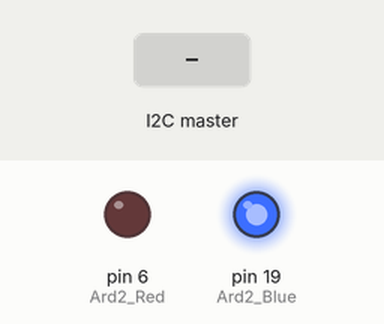
Simulated run of this sketch. Board: Arduino Uno, built with avr-gcc and run on an emulated ATmega328P. On the bench: output pins drawn as LEDs (lit = HIGH). Inputs (shaded band) come from the test bench.

Above: at 1.2 s.
1.3 s: the I2C master sends the byte 1
At 2.5 s:
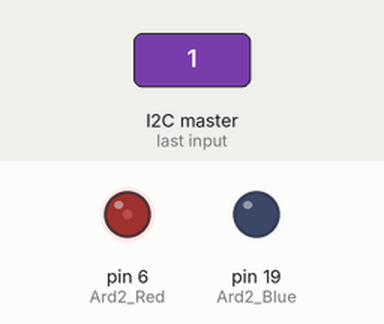
2.8 s: the I2C master sends the byte 0
At 3.6 s:
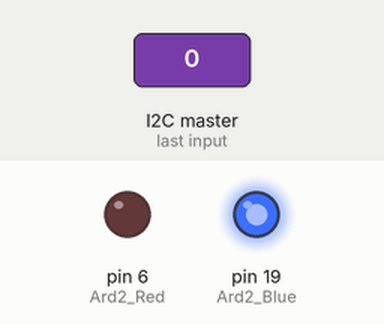
Timing chart, 0 to 5.8 s (numbered marks = the images above; inputs shaded):
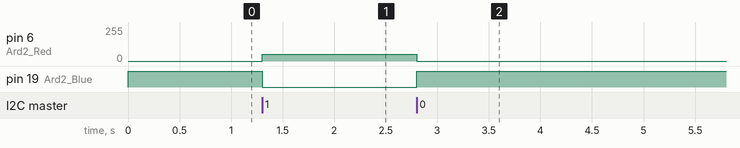

Measured:
- after the input at 1.3 s, pin 6 (Ard2_Red): 0/255 → 50/255 at once; pin 19 (Ard2_Blue): HIGH → LOW at once
- after the input at 2.8 s, pin 6 (Ard2_Red): 50/255 → 0/255 at once; pin 19 (Ard2_Blue): LOW → HIGH at once

The sketch:

I2C_Secondary.ino
````cpp
#include <Wire.h>

#define SLAVE_ADDRESS 0x04 // This is the address of this Arduino
int myVariable = 2; // The variable to send to the master

const int bright01 = 10;
const int bright02 = 130;
const int Ard2_Blue = 19;
const int Ard2_Red = 6;
const int glow01_on = 10;
const int glow01_off = 10;


const int flash_01 = 2;
const int led_off = 5;

const int flash_rate = 30;


void setup() {
  // put your setup code here, to run once:

Serial.begin(9600);
Wire.begin(SLAVE_ADDRESS); // join i2c bus as slave with address 0x04
Wire.onReceive(receiveEvent); // When data is received, call function receiveEvent
Wire.onRequest(requestEvent); // Register the requestEvent function
pinMode(Ard2_Blue, OUTPUT);
pinMode(Ard2_Red, OUTPUT);
pinMode(14, INPUT);
}

void loop() {
  // put your main code here, to run repeatedly:

myVariable = 1;
delay(flash_rate);

myVariable = 2;
delay(flash_rate);


}


void receiveEvent(int bytesReceived)
{
  while (Wire.available()) // While there is data available
  {
    int command = Wire.read(); // Read the command sent by master

    if (command == 1) // If command is to turn on LED
    {
      analogWrite(Ard2_Red, 50); // Turn on LED
      analogWrite(Ard2_Blue, 0);
    }
    if (command == 0)
    {
      analogWrite(Ard2_Red, 0); // Turn off LED
      analogWrite(Ard2_Blue, 150);
    }
  }
}


void requestEvent() {
  // Send the variable value to the master
  //Serial.println(myVariable);
  Wire.write((byte*)&myVariable, sizeof(int));
}


void led_test(){


analogWrite(Ard2_Blue,bright02);
analogWrite(Ard2_Red,bright01);
delay(glow01_on);
analogWrite(Ard2_Red,0);
analogWrite(Ard2_Blue,0);
delay(glow01_off);

  }


/*
AI Tips

Here are some suggestions for improvements to your code:

1. As with the master device code, it's a good idea to add comments to explain what each section of your code is doing. This will make it easier for other people (or yourself in the future) to understand how the code works.

2. It's not clear what the purpose of the `myVariable` variable is in the slave device code, or why you're setting it to different values and then delaying for a certain amount of time. If you're using this variable to test the communication between the two devices, you could add more comments explaining how this testing is being performed.

3. In the `receiveEvent()` function, you're currently reading a single byte from the master device and using it to control the LED on the slave device. It might be more clear to use an integer value (e.g. `0` for off, `1` for on), or to send a more descriptive command to the slave Arduino.

4. When sending data back to the master device in the `requestEvent()` function, you're currently sending the `myVariable` value as an integer. It might be better to send this value as a byte array or as a more compact data structure to reduce the amount of data being transmitted over the I2C bus.

5. The `led_test()` function appears to be similar to the `led_test()` function in the master device code, and is used to test the brightness of the LEDs. It might be a good idea to document this function more clearly and explain how it's intended to be used.

Overall, the code looks well-organized and functional, but adding more detailed comments and documentation would make it easier for other people (or yourself in the future) to understand how the code works and how it can be modified or extended.


No, I meant that instead of sending the `myVariable` value as an integer, you could send it as a byte array or a more compact data structure to reduce the amount of data being transmitted over the I2C bus.

For example, you could define a custom data structure that includes information about the state of both LEDs, like this:

```
struct LedState {
  byte red;
  byte blue;
};
```

Then, you could create an instance of this data structure in your slave code and populate its fields with the appropriate LED brightness values:

```
LedState myState;
myState.red = bright01;
myState.blue = 0;
```

Finally, when you receive a request from the master to send the LED state, you could write the contents of the `myState` data structure to the I2C bus using the `Wire.write()` function:

```
void requestEvent() {
  // Send the LED state to the master
  Wire.write((byte*)&myState, sizeof(LedState));
}
```

On the master side, you would need to define a similar data structure and read its contents from the I2C bus using the `Wire.read()` function.

Using a custom data structure like this can be more efficient than sending each LED state as a separate integer value, since it reduces the number of bytes being transmitted over the I2C bus.


*/
````
